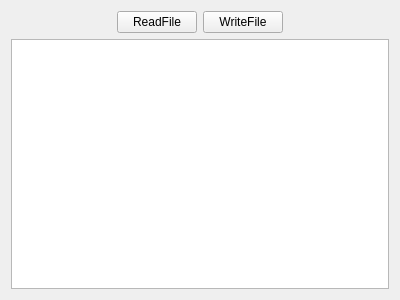
<?xml version="1.0" encoding="UTF-8"?>
<ui version="4.0">
 <class>Widget</class>
 <widget class="QWidget" name="Widget">
  <property name="geometry">
   <rect>
    <x>0</x>
    <y>0</y>
    <width>400</width>
    <height>300</height>
   </rect>
  </property>
  <property name="windowTitle">
   <string>Widget</string>
  </property>
  <layout class="QGridLayout" name="gridLayout">
   <item row="0" column="0">
    <spacer name="horizontalSpacer">
     <property name="orientation">
      <enum>Qt::Horizontal</enum>
     </property>
     <property name="sizeHint" stdset="0">
      <size>
       <width>83</width>
       <height>20</height>
      </size>
     </property>
    </spacer>
   </item>
   <item row="0" column="1">
    <widget class="QPushButton" name="btRe">
     <property name="text">
      <string>ReadFile</string>
     </property>
    </widget>
   </item>
   <item row="0" column="2">
    <widget class="QPushButton" name="btWr">
     <property name="text">
      <string>WriteFile</string>
     </property>
    </widget>
   </item>
   <item row="0" column="3">
    <spacer name="horizontalSpacer_2">
     <property name="orientation">
      <enum>Qt::Horizontal</enum>
     </property>
     <property name="sizeHint" stdset="0">
      <size>
       <width>82</width>
       <height>20</height>
      </size>
     </property>
    </spacer>
   </item>
   <item row="1" column="0" colspan="4">
    <widget class="QTextEdit" name="textEdit"/>
   </item>
  </layout>
 </widget>
 <layoutdefault spacing="6" margin="11"/>
 <resources/>
 <connections/>
</ui>
